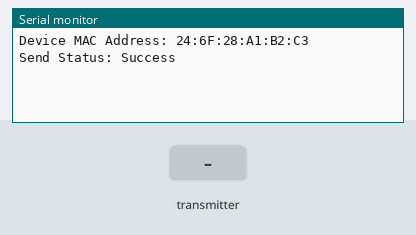
Simulated run of this sketch. Board: ESP8266 (NodeMCU). On the bench: the last lines printed to the serial monitor. Inputs (shaded band) come from the test bench. Random numbers use the default seed unless the sketch sets one.

Above: at 1.2 s.
1.3 s: the transmitter starts sending length = 0
At 1.61 s:
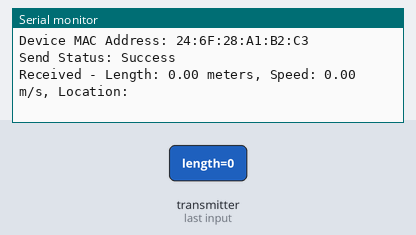
3.3 s: the transmitter starts sending speed = 25
At 3.61 s:
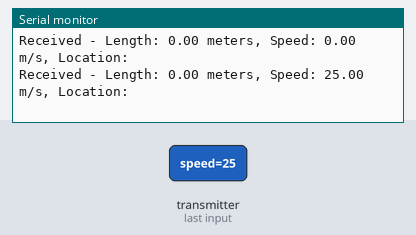
4.8 s: the transmitter starts sending location = 0
At 5.61 s:
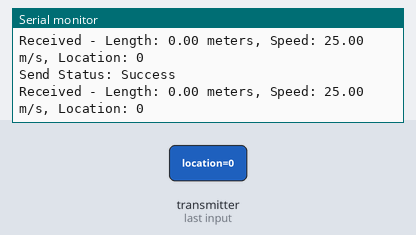
6.3 s: the transmitter starts sending length = 25
At 6.61 s:
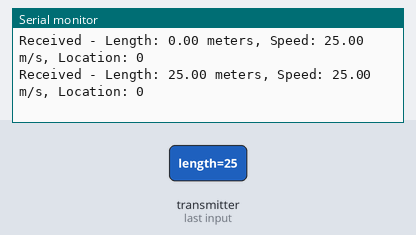
7.8 s: the transmitter starts sending speed = 0
At 8.11 s:
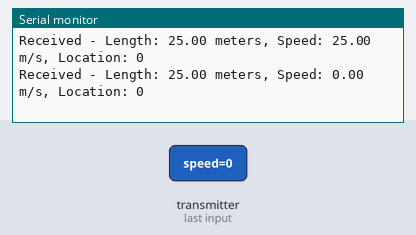
10.8 s: the transmitter starts sending location = 1
At 11.11 s:
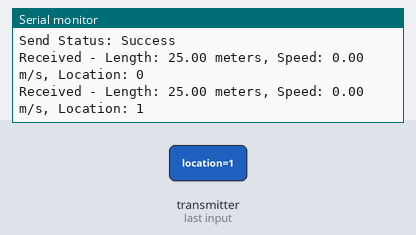

The sketch:

broadcast_ESPNOW.ino
```cpp
#include <ESP8266WiFi.h>
#include <espnow.h>

// Struct to hold the message data
struct Message {
  float length;    // Length (e.g., distance in meters)
  float speed;     // Speed (e.g., in m/s)
  char location[50]; // Location (e.g., GPS coordinates as string)
};

// Global message variables
Message currentMessage = {100.5, 25.8, "35.6895° N, 139.6917° E"}; // Example values
Message receivedMessage; // Variable to hold received message

// Callback when data is sent
void onDataSent(uint8_t *mac_addr, uint8_t sendStatus) {
  Serial.print("Send Status: ");
  Serial.println(sendStatus == 0 ? "Success" : "Fail");
}

// Callback when data is received
void onDataRecv(uint8_t *mac, uint8_t *incomingData, uint8_t len) {
  memcpy(&receivedMessage, incomingData, sizeof(receivedMessage));
  Serial.print("Received - Length: ");
  Serial.print(receivedMessage.length);
  Serial.print(" meters, Speed: ");
  Serial.print(receivedMessage.speed);
  Serial.print(" m/s, Location: ");
  Serial.println(receivedMessage.location);
}

void setup() {
  Serial.begin(115200);

  // Initialize WiFi in station mode
  WiFi.mode(WIFI_STA);

  // Print the MAC address
  Serial.print("Device MAC Address: ");
  Serial.println(WiFi.macAddress());

  // Initialize ESPNOW
  if (esp_now_init() != 0) {
    Serial.println("Error initializing ESPNOW");
    return;
  }

  // Set up the send and receive callbacks
  esp_now_set_self_role(ESP_NOW_ROLE_COMBO);
  esp_now_register_send_cb(onDataSent);
  esp_now_register_recv_cb(onDataRecv);

  // Add broadcast peer
  uint8_t broadcastAddress[] = {0xFF, 0xFF, 0xFF, 0xFF, 0xFF, 0xFF};
  esp_now_add_peer(broadcastAddress, ESP_NOW_ROLE_COMBO, 1, NULL, 0);
}

void loop() {
  // Update the struct dynamically if needed
  static unsigned long lastChange = 0;
  if (millis() - lastChange > 10000) {  // Update every 10 seconds
    currentMessage.length = random(50, 200);    // Random length (50 to 200 meters)
    currentMessage.speed = random(10, 50) / 10.0; // Random speed (1.0 to 5.0 m/s)
    snprintf(currentMessage.location, sizeof(currentMessage.location), "Latitude: %d° N, Longitude: %d° E", random(30, 40), random(70, 80)); // Random location
    Serial.println("Message updated!");
    lastChange = millis();
  }

  // Broadcast message
  esp_now_send(NULL, (uint8_t *)&currentMessage, sizeof(currentMessage));
  delay(5000); // Send every 5 seconds
}
```

Measured:
- after the input at 1.3 s, the serial monitor: prints a new line at once (image 1)
- after the input at 3.3 s, the serial monitor: prints a new line at once (image 2)
- after the input at 4.8 s, the serial monitor: prints a new line at once (image 3)
- after the input at 6.3 s, the serial monitor: prints a new line at once (image 4)
- after the input at 7.8 s, the serial monitor: prints a new line at once (image 5)
- after the input at 10.8 s, the serial monitor: prints a new line at once (image 6)
